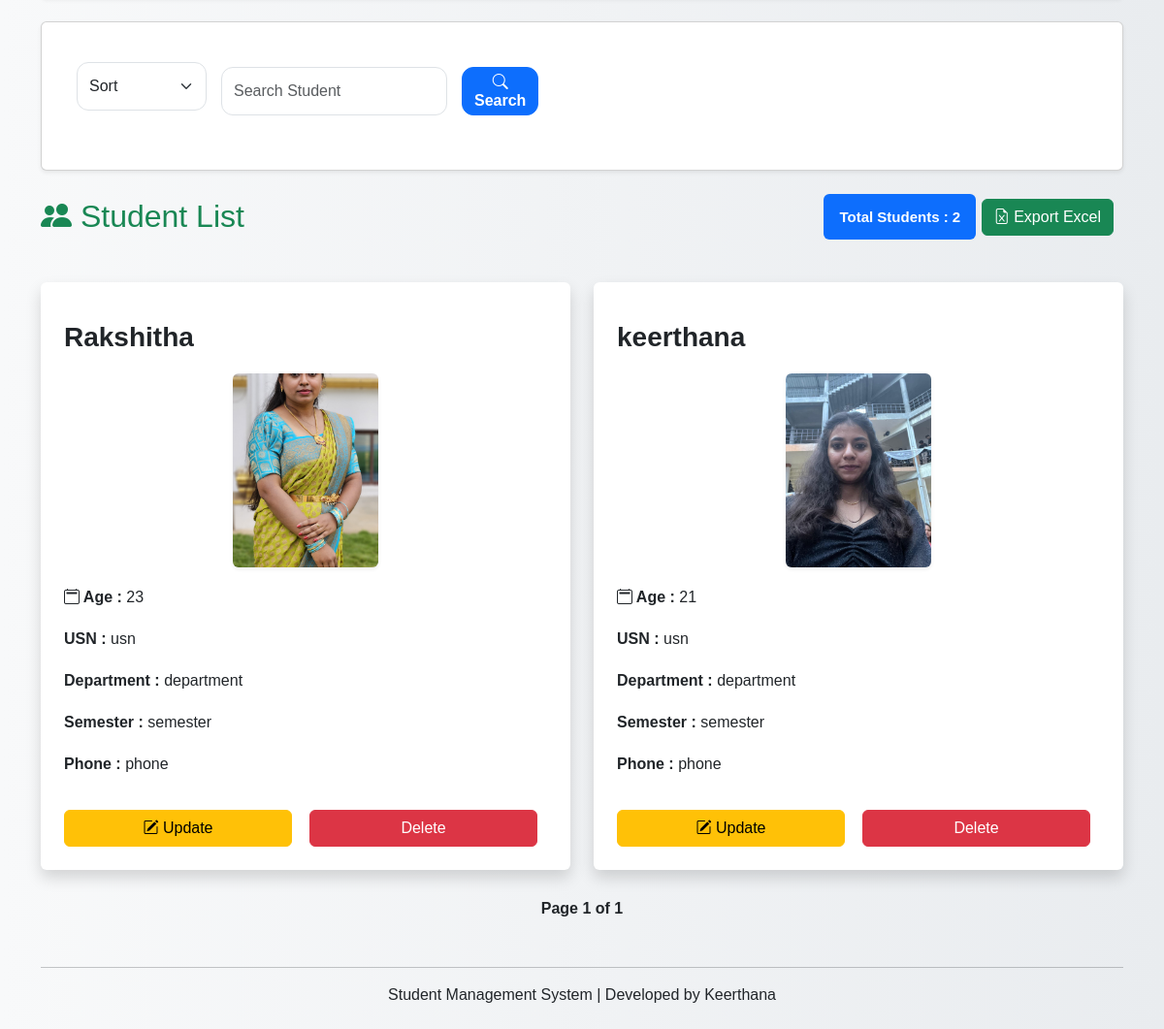
Before: / (signed in, lower part) with the older database file.
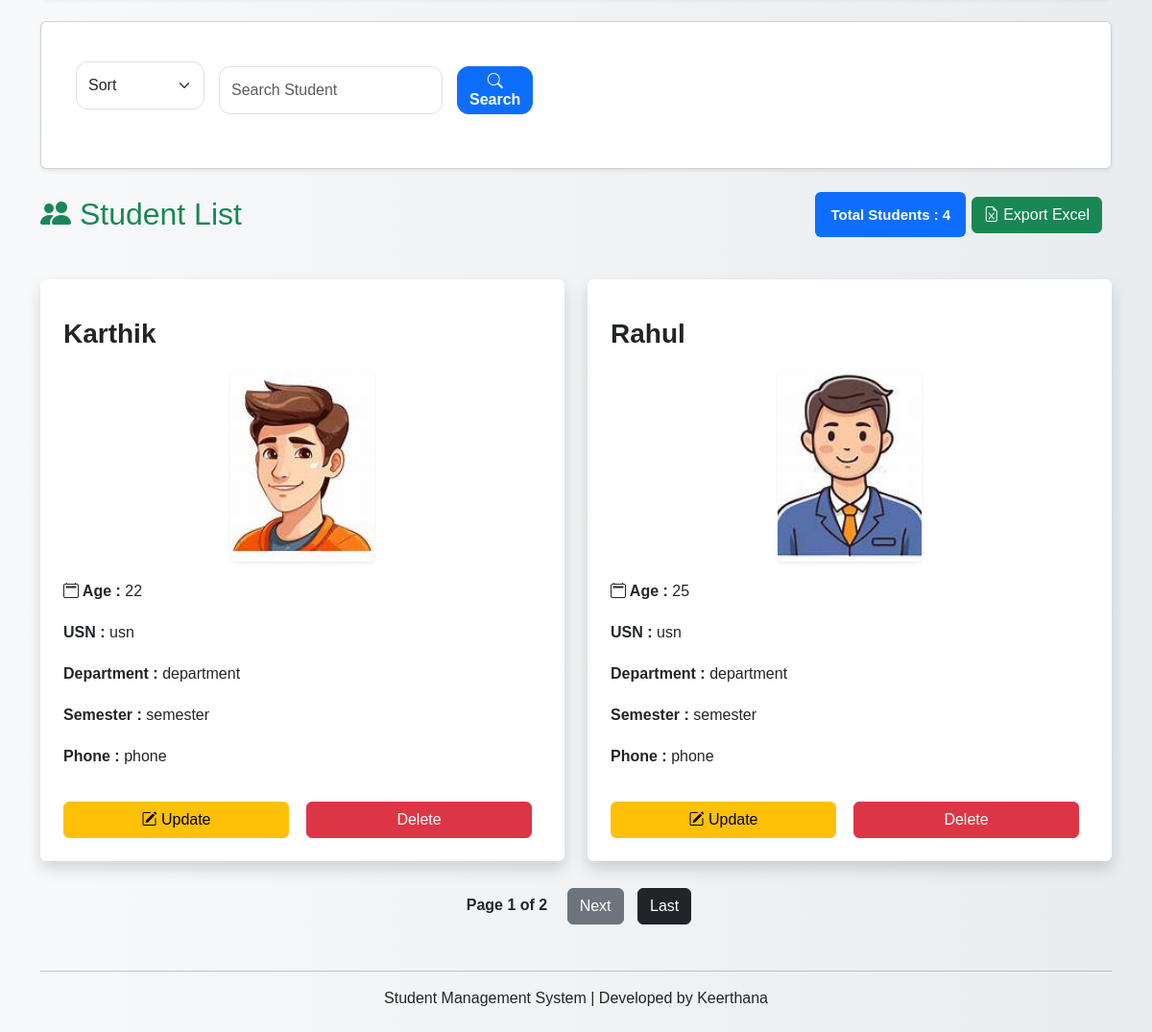
After: the same page with the newer database file.
### home/models.py (models this page shows)
class Student(models.Model):
    user = models.ForeignKey(
    User,
    on_delete=models.CASCADE
    )
    email = models.EmailField()
    name = models.CharField(max_length=100)
    age = models.IntegerField()
    image = models.ImageField(upload_to='students/')
    usn = models.CharField(max_length=20)
    department = models.CharField(max_length=100)
    semester = models.IntegerField()
    phone = models.CharField(max_length=15)
    created_at = models.DateTimeField(default=now)

### home/views.py (the view, shortened to what this page needs)
# urls.py: path('', home),
@login_required(login_url='/login/')
def home(request):
    message = ""
    search = request.GET.get('search', '')
    sort = request.GET.get('sort', '')
    order = '-created_at'
    if sort == 'old':
        order = 'created_at'
    elif sort == 'name':
        order = 'name'
    elif sort == 'semester':
        order = 'semester'
    elif sort == 'department':
        order = 'department'
    elif sort == 'age':
        order = 'age'
    elif sort == 'new':
        order = '-created_at'
    if search:
        students = Student.objects.filter(
            Q(name__icontains=search) |
            Q(usn__icontains=search) |
            Q(department__icontains=search) |
            Q(phone__icontains=search),
            user=request.user
        ).order_by(order)
    else:
        students = Student.objects.filter(
            user=request.user
        ).order_by(order)
    total_students = students.count()
    paginator = Paginator(students, 2)
    page_number = request.GET.get('page')
    students = paginator.get_page(page_number)
    data = {
        'total_students': total_students,
        'message': message,
        'students': students,
        'sort': sort,
        'search': search
    }
    return render(request, 'home/home.html', data)

### home/templates/home/home.html (shortened to what this page needs)
{% load static %}
<link href="https://cdn.jsdelivr.net/npm/bootstrap@5.3.3/dist/css/bootstrap.min.css" rel="stylesheet">
<link
rel="stylesheet"
href="{% static 'css/style.css' %}">
<link
rel="stylesheet"
href="https://cdn.jsdelivr.net/npm/bootstrap-icons@1.11.3/font/bootstrap-icons.min.css">
<div class="container">
<div class="card shadow-sm p-3 mb-4">
    <form method="GET">
        <div style="
        display:flex;
        gap:15px;
        align-items:center;
        ">
            <select
            name="sort"
            class="form-select"
            style="
            width:160px;
            height:50px;
            border-radius:12px;
            "
            >
                <option value="">
                    Sort
                </option>
            </select>
            <input
            type="text"
            name="search"
            value="{{ search }}"
            class="form-control"
            placeholder="Search Student"
            style="
            width:400px;
            height:50px;
            border-radius:12px;
            "
            >
            <button
            type="submit"
            class="btn btn-primary"
            style="
            width:140px;
            height:50px;
            border-radius:12px;
            font-weight:600;
            "
            >
                <i class="bi bi-search"></i>
                Search
            </button>
        </div>
    </form>
</div>
<div class="d-flex justify-content-between align-items-center mb-3">
    <h2 class="text-success">
        <i class="bi bi-people-fill"></i>
        Student List
    </h2>
    <h5>
        <span class="badge bg-primary p-3">
            Total Students :
            {{ total_students }}
        </span>
        <a
href="/export/"
class="btn btn-success"
>
    <i class="bi bi-file-earmark-excel"></i>
    Export Excel
</a>
    </h5>
</div>
{% if students %}
<div class="row">
{% for student in students %}
<div class="col-md-6 mb-4">
<div class="student-card p-4 shadow rounded">
    <h3 class="mt-3">
        <a
        href="/student/{{ student.id }}/"
        class="student-name fw-bold text-decoration-none"
        style="color: inherit;"
        >
            {{ student.name }}
        </a>
    </h3>
    {% if student.image %}
    <div class="text-center">
        <img
        src="{{ student.image.url }}"
        class="img-fluid rounded shadow-sm"
        style="
        height:200px;
        width:150px;
        object-fit:cover;
        margin-top:10px;
        ">
    </div>
    {% endif %}
    <p class="mt-3">
        <strong>
            <i class="bi bi-calendar2"></i>
            Age :
        </strong>
        {{ student.age }}
    </p>
    <p>
        <strong>USN :</strong>
        {{ student.usn }}
    </p>
    <p>
        <strong>Department :</strong>
        {{ student.department }}
    </p>
    <p>
        <strong>Semester :</strong>
        {{ student.semester }}
    </p>
    <p>
        <strong>Phone :</strong>
        {{ student.phone }}
    </p>
    <div class="mt-3 d-flex gap-2">
        <a
        href="/update/{{ student.id }}/"
        class="btn btn-warning w-100"
        >
            <i class="bi bi-pencil-square"></i>
            Update
        </a>
        <a
        href="/delete/{{ student.id }}/"
        class="btn btn-danger w-100"
        onclick="return confirm('Are you sure?')"
        >
            Delete
        </a>
    </div>
</div>
</div>
{% endfor %}
</div>
<div class="mt-4 text-center">
<span class="mx-3 fw-bold">
    Page {{ students.number }}
    of
    {{ students.paginator.num_pages }}
</span>
{% if students.has_next %}
    <a
    href="?page={{ students.next_page_number }}&sort={{ sort }}"
    class="btn btn-secondary">
        Next
    </a>
    <a
    href="?page={{ students.paginator.num_pages }}&sort={{ sort }}"
    class="btn btn-dark">
        Last
    </a>
{% endif %}
</div>
{% endif %}
<footer class="text-center mt-5 mb-3">
    <hr>
    <p>
        Student Management System |
        Developed by Keerthana
    </p>
</footer>
</div>

### home/static/css/style.css (style rules this page uses)
h1,h2 { color: darkblue; }
form { background-color: white; padding: 20px; margin-bottom: 20px; border-radius: 10px; width: 400px; }
input { width: 90%; padding: 10px; margin-top: 10px; }
button { background-color: blue; color: white; padding: 10px 20px; border: none; margin-top: 10px; cursor: pointer; }
a { text-decoration: none; margin-right: 10px; }
.student-card { background-color: white; padding: 20px; height: 100%; margin-top: 20px; border-radius: 10px; box-shadow: 0px 0px 10px lightgray; }
.student-card { transition: 0.3s; }
.student-card { background: white; border-radius: 18px; padding: 20px; height: 100%; display: flex; flex-direction: column; justify-content: space-between; transition: 0.3s; }

Changed rows visible on the page:
removed Student: name "Rakshitha", image (picture), age "23", usn "usn", department "department", semester "semester", phone "phone"
removed Student: name "keerthana", image (picture), age "21", usn "usn", department "department", semester "semester", phone "phone"
added Student: name "Karthik", image (picture), age "22", usn "usn", department "department", semester "semester", phone "phone"
added Student: name "Rahul", image (picture), age "25", usn "usn", department "department", semester "semester", phone "phone"
Other visible differences:
{{ total_students }}: "2" → "4"
{{ students.paginator.num_pages }}: "1" → "2"
text now shown: "Next Last"
